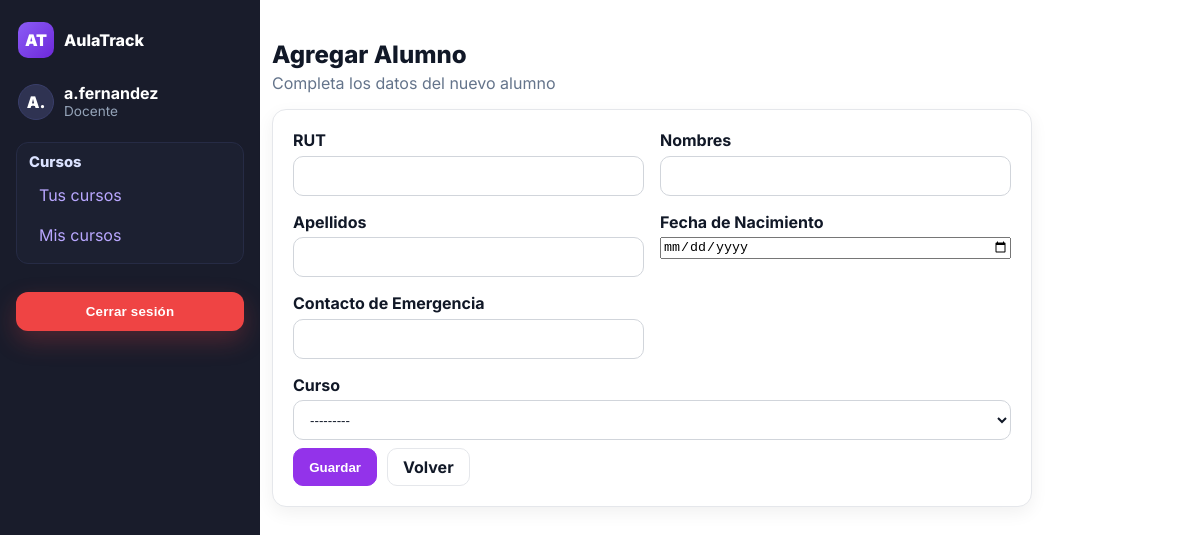
Page /alumnos/nuevo/ (signed in) on the committed database.
### usuarios/models.py (models this page shows, shortened)
class Usuario(AbstractUser):
    nombres = models.CharField(max_length=100)
    apellidos = models.CharField(max_length=100)
    rut = models.CharField(max_length=12, unique=True, validators=[rut_validator])
    ROLE_DOCENTE = 'docente'
    ROLE_UTP = 'utp'
    ROLE_INSPECTOR = 'inspector'
    ROLE_CHOICES = [
        (ROLE_DOCENTE, 'Docente'),
        (ROLE_UTP, 'UTP'),
        (ROLE_INSPECTOR, 'Inspector'),
    ]
    role = models.CharField(max_length=20, choices=ROLE_CHOICES)

### usuarios/views.py (the view)
# urls.py: path('alumnos/nuevo/', agregar_alumno, name='agregar_alumno'),
@login_required
def agregar_alumno(request):
    if request.method == 'POST':
        form = AlumnoForm(request.POST)
        if form.is_valid():
            form.save()
            messages.success(request, "Alumno agregado correctamente.")
            return redirect('usuarios:cursos_lista')  # o 'lista_alumnos', si tienes una lista
    else:
        form = AlumnoForm()
    return render(request, 'agregar_alumno.html', {'form': form})

### usuarios/forms.py
class AlumnoForm(forms.ModelForm):
    class Meta:
        model = Alumno
        fields = ['rut', 'nombres', 'apellidos', 'fecha_nacimiento', 'contacto_emergencia', 'curso']
        widgets = {
            'fecha_nacimiento': forms.DateInput(attrs={'type': 'date'}),
        }

### usuarios/models.py (called while the page is built)
    def __str__(self):
        return f"{self.año} {self.nombre} - ({self.sala})"

### usuarios/templates/agregar_alumno.html (shortened to what this page needs)
{% extends 'base.html' %}
{% load static %}
{% block extra_css %}
<link rel="stylesheet" href="{% static 'css/crear_curso.css' %}">
{% endblock %}
{% block content %}
<div class="page">
  <h1>Agregar Alumno</h1>
  <div class="hint">Completa los datos del nuevo alumno</div>
  <form method="post" class="form-card">
    <div class="grid">
      <div class="field">
        <label class="label" for="{{ form.rut.id_for_label }}">RUT</label>
        {{ form.rut }}
      </div>
      <div class="field">
        <label class="label" for="{{ form.nombres.id_for_label }}">Nombres</label>
        {{ form.nombres }}
      </div>
      <div class="field">
        <label class="label" for="{{ form.apellidos.id_for_label }}">Apellidos</label>
        {{ form.apellidos }}
      </div>
      <div class="field">
        <label class="label" for="{{ form.fecha_nacimiento.id_for_label }}">Fecha de Nacimiento</label>
        {{ form.fecha_nacimiento }}
      </div>
      <div class="field">
        <label class="label" for="{{ form.contacto_emergencia.id_for_label }}">Contacto de Emergencia</label>
        {{ form.contacto_emergencia }}
      </div>
      <div class="field full">
        <label class="label" for="{{ form.curso.id_for_label }}">Curso</label>
        {{ form.curso }}
      </div>
    </div>
    <div class="actions">
      <button class="btn primary" type="submit">Guardar</button>
      <a class="btn" href="{% url 'usuarios:cursos_lista' %}">Volver</a>
    </div>
  </form>
</div>
{% endblock %}

### usuarios/templates/base.html (shortened to what this page needs)
{% load static %}
<!DOCTYPE html>
<html lang="es">
<head>
    <link rel="stylesheet" href="{% static 'css/base.css' %}">
    {% block extra_css %}{% endblock %}
</head>
<body>
<main class="app">
    <aside class="sidebar" aria-label="Barra lateral">
        <div class="sidebar-top">
            <div class="brand">
                <div class="logo" aria-hidden="true">AT</div>
                <div class="name">AulaTrack</div>
            </div>
            {% if user.is_authenticated %}
            <div class="profile" aria-label="Perfil usuario">
                <div class="avatar" aria-hidden="true">
                    {{ user.username|slice:":2"|upper }}
                </div>
                <div>
                    <div class="docente">{{ user.username }}</div>
                    <div class="rol">{{ user.role|title|default:"Sin rol" }}</div>
                </div>
            </div>
            <nav aria-label="Menú principal" class="menu">
                <div class="nav-section">
                    <h4>Cursos</h4>
                    <ul>
                        <li><a href="{% url 'usuarios:home_page' %}">Tus cursos</a></li>
                        {% if user.role == "utp" %}
                            <li><a href="{% url 'usuarios:cursos_lista' %}">Gestionar cursos</a></li>
                            <li><a href="{% url 'usuarios:crear_curso' %}">Crear curso</a></li>
                            <li><a href="{% url 'usuarios:crear_asignatura' %}">Crear asignatura</a></li>
                            <li><a href="{% url 'usuarios:asignar_profesor_jefe' %}">Asignar profesor jefe</a></li>
                            <li><a href="{% url 'usuarios:agregar_alumno' %}">Agregar alumno</a></li>
                            <li><a href="{% url 'usuarios:gestion_usuario' %}">Gestión de usuarios</a></li>
                        {% elif user.role == "docente" %}
                            <li><a href="{% url 'usuarios:home_page' %}">Mis cursos</a></li>
                        {% elif user.role == "alumno" %}
                            <li><a href="{% url 'usuarios:home_page' %}">Mi inicio</a></li>
                        {% endif %}
                    </ul>
                </div>
            </nav>
            <div class="logout">
                <form method="post" action="{% url 'usuarios:logout' %}">
                    <button type="submit" class="logout-btn">Cerrar sesión</button>
                </form>
            </div>
            {% endif %}
        </div>
    </aside>
    <section class="main">
        <div class="content">
            {% block content %}{% endblock %}
        </div>
    </section>
</main>
</body>
</html>

### usuarios/static/css/base.css (style rules this page uses)
:root { --brand-300:#c084fc; --brand-400:#b072ff; --brand-500:#a855f7; --brand-600:#8b5cf6; --brand-700:#7c3aed; --brand-800:#6d28d9; --bg-900:#141725; --bg-800:#191c2b; --bg-700:#1f2333; --panel:#23273a; --panel-2:#2b3050; --txt-100:#f3f4f6; --txt-200:#e5e7eb; --txt-400:#cbd5e1; --txt-600:#94a3b8; --success:#22c55e; --warning:#f59e0b; --danger:#ef4444; --ring: rgba(168,85,247,.45); --shadow: 0 10px 30px rgba(0,0,0,.35); --radius: 14px; }
* { box-sizing:border-box }
html,body { height:100% }
body { margin:0; font-family: Inter, system-ui, -apple-system, Segoe UI, Roboto, Helvetica, Arial, sans-serif; color:var(--txt-200); background: var(--bg-900); }
a { color:var(--brand-400);text-decoration:none }
h1,h2,h3 { margin:0 0 .5rem;color:#fff }
.hint { color:var(--txt-600) }
.app { display:grid; grid-template-columns:260px 1fr; min-height:100vh; }
.main { background:var(--bg-700); padding:24px 28px 28px 12px; }
.content { max-width:none;width:100%;margin:0 }
.sidebar { background:var(--bg-800); color:var(--txt-200); width:260px; height:100vh; display:flex; flex-direction:column; padding:18px 16px; }
.sidebar-top { display:flex; flex-direction:column; gap:16px; flex:1; }
.brand { display:flex;align-items:center;gap:10px; font-weight:800;color:#fff;margin:4px 2px 4px; }
.brand .logo { width:36px;height:36px;display:grid;place-items:center;border-radius:10px; background:linear-gradient(135deg,var(--brand-600),var(--brand-800)); color:#fff;font-weight:900; }
.profile { display:flex;gap:10px;align-items:center; margin:6px 2px 2px; }
.profile .avatar { width:36px;height:36px;border-radius:999px;display:grid;place-items:center; background:#2f3352;color:#fff;font-weight:900;border:1px solid #3a3f6b; }
.profile .docente { color:#fff;font-weight:700;line-height:1.1 }
.profile .rol { color:var(--txt-600);font-size:.85rem }
.menu { margin-top:4px }
.nav-section { background:#1c2031; border:1px solid #262b45; border-radius:12px; padding:10px 12px; }
.nav-section h4 { margin:0 0 6px; color:#dbe2ff; font-weight:800; font-size:.92rem; }
.nav-section ul { list-style:none; margin:0; padding:0; display:grid; gap:4px; }
.nav-section a { display:block; padding:8px 10px; border-radius:10px; color:#b9a7ff; }
.logout { margin-top:12px; }
.sidebar .logout-btn { width:100%; padding:.75rem 1rem; border:0; border-radius:12px; background: var(--danger); color:#fff; font-weight:800; letter-spacing:.2px; cursor:pointer; transition: background .2s ease, transform .05s ease, box-shadow .2s ease; box-shadow:0 10px 24px rgba(239,68,68,.25); }
.input, select { background:#22263b;border:1px solid #30365e;color:#fff; padding:.6rem .75rem;border-radius:10px;outline:0;transition:border .2s, box-shadow .2s; }
.topCta,.cta,.btn { display:inline-flex;align-items:center;justify-content:center; gap:.5rem;padding:.6rem 1rem;border-radius:999px;border:0;cursor:pointer;font-weight:700; transition:transform .05s ease, box-shadow .2s ease, background .2s ease; }

### usuarios/static/css/crear_curso.css (style rules this page uses)
.main { background:#fff; color:#0f172a; }
.page { max-width:760px; margin:16px 0; }
.page h1 { margin:0 0 .25rem; font-size:1.5rem; font-weight:800; color:#111827; }
.hint { color:#64748b; margin-bottom:1rem; }
.form-card { background:#fff; border:1px solid #e5e7eb; border-radius:14px; padding:1.25rem; box-shadow:0 6px 18px rgba(2,6,23,.06); }
.grid { display:grid; grid-template-columns:1fr 1fr; gap:1rem; }
.field { display:flex; flex-direction:column; gap:.35rem; }
.field.full { grid-column:1/-1; }
.label { font-weight:700; color:#111827; }
.form-card input[type="text"], .form-card select { width:100%; box-sizing:border-box; min-height:40px; border:1px solid #d1d5db; border-radius:10px; padding:.55rem .75rem; background:#fff !important; color:#111827 !important; outline:none; }
.actions { display:flex; gap:.6rem; margin-top:.5rem; }
.btn { display:inline-flex; align-items:center; justify-content:center; height:38px; padding:0 .95rem; border-radius:10px; border:1px solid #e5e7eb; background:#fff; color:#111827; font-weight:700; text-decoration:none; }
.btn.primary { background:#9333ea; border-color:#9333ea; color:#fff; }

### rows in the picture
Usuario: username "A.", username "a.fernandez", role "Docente"
